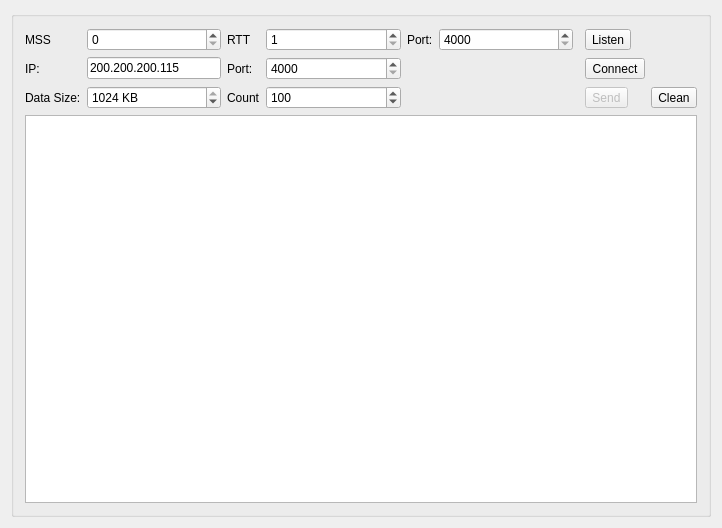
<?xml version="1.0" encoding="UTF-8"?>
<ui version="4.0">
 <class>ENETUIClass</class>
 <widget class="QWidget" name="ENETUIClass">
  <property name="geometry">
   <rect>
    <x>0</x>
    <y>0</y>
    <width>722</width>
    <height>528</height>
   </rect>
  </property>
  <property name="windowTitle">
   <string>ENET</string>
  </property>
  <layout class="QGridLayout" name="gridLayout">
   <item row="0" column="0">
    <widget class="QGroupBox" name="groupBox">
     <property name="title">
      <string/>
     </property>
     <layout class="QGridLayout" name="gridLayout_2">
      <item row="0" column="0">
       <widget class="QLabel" name="label_3">
        <property name="text">
         <string>MSS</string>
        </property>
       </widget>
      </item>
      <item row="0" column="2">
       <widget class="QLabel" name="label_4">
        <property name="text">
         <string>RTT</string>
        </property>
       </widget>
      </item>
      <item row="0" column="7">
       <widget class="QToolButton" name="toolButtonListen">
        <property name="text">
         <string>Listen</string>
        </property>
       </widget>
      </item>
      <item row="1" column="0">
       <widget class="QLabel" name="label">
        <property name="text">
         <string>IP:</string>
        </property>
       </widget>
      </item>
      <item row="1" column="1">
       <widget class="QLineEdit" name="lineEditIP">
        <property name="text">
         <string>200.200.200.115</string>
        </property>
       </widget>
      </item>
      <item row="1" column="2">
       <widget class="QLabel" name="label_2">
        <property name="text">
         <string>Port:</string>
        </property>
       </widget>
      </item>
      <item row="1" column="3">
       <widget class="QSpinBox" name="spinBoxRemotePort">
        <property name="minimum">
         <number>4000</number>
        </property>
        <property name="maximum">
         <number>65535</number>
        </property>
        <property name="value">
         <number>4000</number>
        </property>
       </widget>
      </item>
      <item row="3" column="0" colspan="9">
       <widget class="QTextBrowser" name="textBrowser"/>
      </item>
      <item row="2" column="0">
       <widget class="QLabel" name="label_5">
        <property name="text">
         <string>Data Size:</string>
        </property>
       </widget>
      </item>
      <item row="2" column="2">
       <widget class="QLabel" name="labelCount">
        <property name="text">
         <string>Count</string>
        </property>
       </widget>
      </item>
      <item row="2" column="3">
       <widget class="QSpinBox" name="spinBoxSendCount">
        <property name="maximum">
         <number>1000000</number>
        </property>
        <property name="value">
         <number>100</number>
        </property>
       </widget>
      </item>
      <item row="2" column="7">
       <widget class="QToolButton" name="toolButtonSend">
        <property name="enabled">
         <bool>false</bool>
        </property>
        <property name="text">
         <string>Send</string>
        </property>
       </widget>
      </item>
      <item row="2" column="1">
       <widget class="QSpinBox" name="spinBoxDataSize">
        <property name="suffix">
         <string> KB</string>
        </property>
        <property name="maximum">
         <number>1024</number>
        </property>
        <property name="value">
         <number>1024</number>
        </property>
       </widget>
      </item>
      <item row="0" column="1">
       <widget class="QSpinBox" name="spinBoxMSS">
        <property name="sizePolicy">
         <sizepolicy hsizetype="Expanding" vsizetype="Fixed">
          <horstretch>0</horstretch>
          <verstretch>0</verstretch>
         </sizepolicy>
        </property>
        <property name="minimum">
         <number>0</number>
        </property>
        <property name="maximum">
         <number>2000</number>
        </property>
       </widget>
      </item>
      <item row="0" column="3">
       <widget class="QSpinBox" name="spinBox">
        <property name="sizePolicy">
         <sizepolicy hsizetype="Expanding" vsizetype="Fixed">
          <horstretch>0</horstretch>
          <verstretch>0</verstretch>
         </sizepolicy>
        </property>
        <property name="minimum">
         <number>1</number>
        </property>
        <property name="maximum">
         <number>2000</number>
        </property>
       </widget>
      </item>
      <item row="0" column="4">
       <widget class="QLabel" name="label_6">
        <property name="text">
         <string>Port:</string>
        </property>
       </widget>
      </item>
      <item row="0" column="5">
       <widget class="QSpinBox" name="spinBoxLocalPort">
        <property name="sizePolicy">
         <sizepolicy hsizetype="Expanding" vsizetype="Fixed">
          <horstretch>0</horstretch>
          <verstretch>0</verstretch>
         </sizepolicy>
        </property>
        <property name="minimum">
         <number>4000</number>
        </property>
        <property name="maximum">
         <number>65535</number>
        </property>
       </widget>
      </item>
      <item row="2" column="8">
       <widget class="QToolButton" name="toolButtonClean">
        <property name="text">
         <string>Clean</string>
        </property>
       </widget>
      </item>
      <item row="1" column="7">
       <widget class="QToolButton" name="toolButtonConnect">
        <property name="text">
         <string>Connect</string>
        </property>
       </widget>
      </item>
     </layout>
    </widget>
   </item>
  </layout>
 </widget>
 <layoutdefault spacing="6" margin="11"/>
 <resources/>
 <connections/>
</ui>
